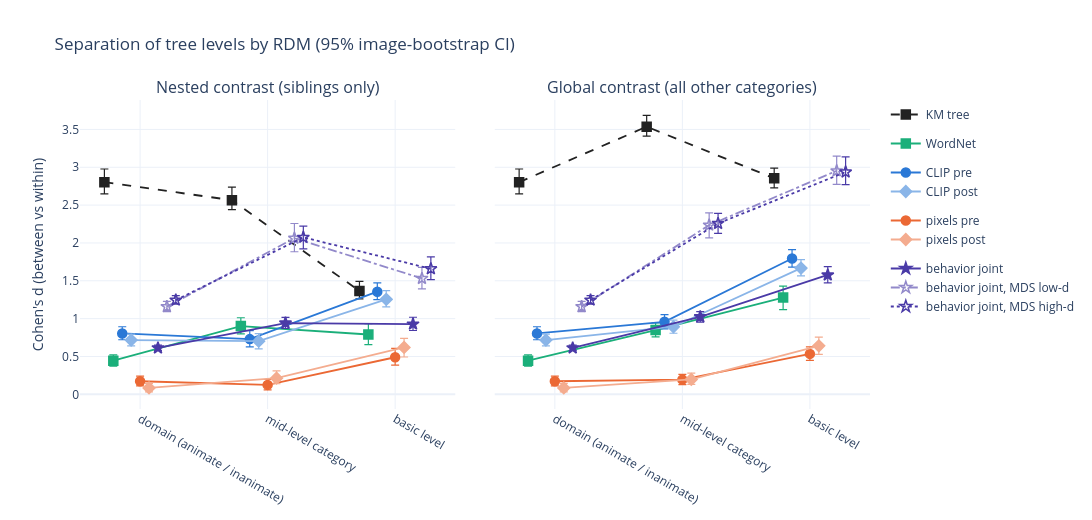

Here is the notebook cell this chart was saved with:
### Markdown cell above
## 4.3 Bootstrap CIs and the H1b ordering test

Stimuli are the sampling unit, so every d (global and nested) gets a 95% percentile CI from 1000 image-bootstrap draws. The per-pair "same category at level L" indicators are resampled together with the distances (as extra condensed arrays), so group membership stays consistent in each draw. H1b predicts d(L1) > d(L2) and d(L2) > d(L3); we test both on the nested contrast through the bootstrap distribution of each difference (CI, and the fraction of draws in the predicted direction). The global contrast is shown for comparison.

### Code cell
table = ls.separation_table(RDMS, n_boot=N_BOOT, cache_dir=CACHE)
show = table.assign(txt=lambda t: t["d"].map("{:.2f}".format) + " [" + t["ci_lo"].map("{:.2f}".format) + ", " + t["ci_hi"].map("{:.2f}".format) + "]")
for contrast in ls.CONTRASTS:
    print(f"d [95% CI], {contrast} contrast")
    print(show[show["contrast"] == contrast].pivot(index="rdm", columns="level", values="txt").loc[list(RDMS)].to_string())
    print()
ls.fig_levels(table).show()

### Figure 1 — Plotly figure (JSON) as saved in the notebook; plotly's stock layout.template omitted (floating-point values rounded to 4 significant figures)
{"data": [{"error_y": {"array": [0.174, 0.1728, 0.1263], "arrayminus": [0.1551, 0.1246, 0.1036], "symmetric": false, "thickness": 1.2, "type": "data"}, "legendgroup": "km", "line": {"color": "#222222", "dash": "dash", "width": 1.8}, "marker": {"color": "#222222", "line": {"color": "#222222", "width": 1.5}, "size": 9, "symbol": "square"}, "mode": "lines+markers", "name": "KM tree", "showlegend": true, "type": "scatter", "x": [0.72, 1.72, 2.72], "xaxis": "x", "y": [2.803, 2.565, 1.365], "yaxis": "y"}, {"error_y": {"array": [0.0768, 0.11, 0.1436], "arrayminus": [0.07243, 0.1022, 0.1324], "symmetric": false, "thickness": 1.2, "type": "data"}, "legendgroup": "wn", "line": {"color": "#1baf7a", "dash": "solid", "width": 1.8}, "marker": {"color": "#1baf7a", "line": {"color": "#1baf7a", "width": 1.5}, "size": 9, "symbol": "square"}, "mode": "lines+markers", "name": "WordNet", "showlegend": true, "type": "scatter", "x": [0.79, 1.79, 2.79], "xaxis": "x", "y": [0.4438, 0.9014, 0.7902], "yaxis": "y"}, {"error_y": {"array": [0.08881, 0.1111, 0.116], "arrayminus": [0.08321, 0.102, 0.1055], "symmetric": false, "thickness": 1.2, "type": "data"}, "legendgroup": "clip", "line": {"color": "#2a78d6", "dash": "solid", "width": 1.8}, "marker": {"color": "#2a78d6", "line": {"color": "#2a78d6", "width": 1.5}, "size": 9, "symbol": "circle"}, "mode": "lines+markers", "name": "CLIP pre", "showlegend": true, "type": "scatter", "x": [0.86, 1.86, 2.86], "xaxis": "x", "y": [0.8043, 0.7296, 1.356], "yaxis": "y"}, {"error_y": {"array": [0.07966, 0.1002, 0.1157], "arrayminus": [0.07754, 0.1005, 0.09873], "symmetric": false, "thickness": 1.2, "type": "data"}, "legendgroup": "clip", "line": {"color": "#8ab5e8", "dash": "solid", "width": 1.8}, "marker": {"color": "#8ab5e8", "line": {"color": "#8ab5e8", "width": 1.5}, "size": 9, "symbol": "diamond"}, "mode": "lines+markers", "name": "CLIP post", "showlegend": true, "type": "scatter", "x": [0.93, 1.93, 2.93], "xaxis": "x", "y": [0.7169, 0.702, 1.255], "yaxis": "y"}, {"error_y": {"array": [0.06825, 0.07121, 0.1185], "arrayminus": [0.06149, 0.06707, 0.1046], "symmetric": false, "thickness": 1.2, "type": "data"}, "legendgroup": "sens", "line": {"color": "#eb6834", "dash": "solid", "width": 1.8}, "marker": {"color": "#eb6834", "line": {"color": "#eb6834", "width": 1.5}, "size": 9, "symbol": "circle"}, "mode": "lines+markers", "name": "pixels pre", "showlegend": true, "type": "scatter", "x": [1.0, 2.0, 3.0], "xaxis": "x", "y": [0.1725, 0.1248, 0.4898], "yaxis": "y"}, {"error_y": {"array": [0.06072, 0.09463, 0.1194], "arrayminus": [0.05302, 0.07406, 0.1267], "symmetric": false, "thickness": 1.2, "type": "data"}, "legendgroup": "sens", "line": {"color": "#f4ac8f", "dash": "solid", "width": 1.8}, "marker": {"color": "#f4ac8f", "line": {"color": "#f4ac8f", "width": 1.5}, "size": 9, "symbol": "diamond"}, "mode": "lines+markers", "name": "pixels post", "showlegend": true, "type": "scatter", "x": [1.07, 2.07, 3.07], "xaxis": "x", "y": [0.0845, 0.2138, 0.6198], "yaxis": "y"}, {"error_y": {"array": [0.03602, 0.07473, 0.09034], "arrayminus": [0.03359, 0.0719, 0.08475], "symmetric": false, "thickness": 1.2, "type": "data"}, "legendgroup": "behav", "line": {"color": "#4a3aa7", "dash": "solid", "width": 1.8}, "marker": {"color": "#4a3aa7", "line": {"color": "#4a3aa7", "width": 1.5}, "size": 9, "symbol": "star"}, "mode": "lines+markers", "name": "behavior joint", "showlegend": true, "type": "scatter", "x": [1.14, 2.14, 3.14], "xaxis": "x", "y": [0.6126, 0.9414, 0.9277], "yaxis": "y"}, {"error_y": {"array": [0.06995, 0.1947, 0.147], "arrayminus": [0.06489, 0.179, 0.1373], "symmetric": false, "thickness": 1.2, "type": "data"}, "legendgroup": "behav", "line": {"color": "#9289ca", "dash": "dashdot", "width": 1.8}, "marker": {"color": "#9289ca", "line": {"color": "#9289ca", "width": 1.5}, "size": 9, "symbol": "star-open"}, "mode": "lines+markers", "name": "behavior joint, MDS low-d", "showlegend": true, "type": "scatter", "x": [1.21, 2.21, 3.21], "xaxis": "x", "y": [1.159, 2.062, 1.531], "yaxis": "y"}, {"error_y": {"array": [0.05992, 0.1479, 0.1586], "arrayminus": [0.05474, 0.1523, 0.1441], "symmetric": false, "thickness": 1.2, "type": "data"}, "legendgroup": "behav", "line": {"color": "#4a3aa7", "dash": "dot", "width": 1.8}, "marker": {"color": "#4a3aa7", "line": {"color": "#4a3aa7", "width": 1.5}, "size": 9, "symbol": "star-open"}, "mode": "lines+markers", "name": "behavior joint, MDS high-d", "showlegend": true, "type": "scatter", "x": [1.28, 2.28, 3.28], "xaxis": "x", "y": [1.245, 2.074, 1.658], "yaxis": "y"}, {"error_y": {"array": [0.174, 0.1479, 0.1346], "arrayminus": [0.1551, 0.1253, 0.1266], "symmetric": false, "thickness": 1.2, "type": "data"}, "legendgroup": "km", "line": {"color": "#222222", "dash": "dash", "width": 1.8}, "marker": {"color": "#222222", "line": {"color": "#222222", "width": 1.5}, "size": 9, "symbol": "square"}, "mode": "lines+markers", "name": "KM tree", "showlegend": false, "type": "scatter", "x": [0.72, 1.72, 2.72], "xaxis": "x2", "y": [2.803, 3.537, 2.853], "yaxis": "y2"}, {"error_y": {"array": [0.0768, 0.09431, 0.1525], "arrayminus": [0.07243, 0.09175, 0.1578], "symmetric": false, "thickness": 1.2, "type": "data"}, "legendgroup": "wn", "line": {"color": "#1baf7a", "dash": "solid", "width": 1.8}, "marker": {"color": "#1baf7a", "line": {"color": "#1baf7a", "width": 1.5}, "size": 9, "symbol": "square"}, "mode": "lines+markers", "name": "WordNet", "showlegend": false, "type": "scatter", "x": [0.79, 1.79, 2.79], "xaxis": "x2", "y": [0.4438, 0.8496, 1.278], "yaxis": "y2"}, {"error_y": {"array": [0.08881, 0.09579, 0.117], "arrayminus": [0.08321, 0.09321, 0.1144], "symmetric": false, "thickness": 1.2, "type": "data"}, "legendgroup": "clip", "line": {"color": "#2a78d6", "dash": "solid", "width": 1.8}, "marker": {"color": "#2a78d6", "line": {"color": "#2a78d6", "width": 1.5}, "size": 9, "symbol": "circle"}, "mode": "lines+markers", "name": "CLIP pre", "showlegend": false, "type": "scatter", "x": [0.86, 1.86, 2.86], "xaxis": "x2", "y": [0.8043, 0.9579, 1.795], "yaxis": "y2"}, {"error_y": {"array": [0.07966, 0.08823, 0.1127], "arrayminus": [0.07754, 0.08629, 0.1039], "symmetric": false, "thickness": 1.2, "type": "data"}, "legendgroup": "clip", "line": {"color": "#8ab5e8", "dash": "solid", "width": 1.8}, "marker": {"color": "#8ab5e8", "line": {"color": "#8ab5e8", "width": 1.5}, "size": 9, "symbol": "diamond"}, "mode": "lines+markers", "name": "CLIP post", "showlegend": false, "type": "scatter", "x": [0.93, 1.93, 2.93], "xaxis": "x2", "y": [0.7169, 0.8931, 1.668], "yaxis": "y2"}, {"error_y": {"array": [0.06825, 0.06824, 0.09251], "arrayminus": [0.06149, 0.06522, 0.08664], "symmetric": false, "thickness": 1.2, "type": "data"}, "legendgroup": "sens", "line": {"color": "#eb6834", "dash": "solid", "width": 1.8}, "marker": {"color": "#eb6834", "line": {"color": "#eb6834", "width": 1.5}, "size": 9, "symbol": "circle"}, "mode": "lines+markers", "name": "pixels pre", "showlegend": false, "type": "scatter", "x": [1.0, 2.0, 3.0], "xaxis": "x2", "y": [0.1725, 0.1946, 0.5342], "yaxis": "y2"}, {"error_y": {"array": [0.06072, 0.08145, 0.1154], "arrayminus": [0.05302, 0.06545, 0.1123], "symmetric": false, "thickness": 1.2, "type": "data"}, "legendgroup": "sens", "line": {"color": "#f4ac8f", "dash": "solid", "width": 1.8}, "marker": {"color": "#f4ac8f", "line": {"color": "#f4ac8f", "width": 1.5}, "size": 9, "symbol": "diamond"}, "mode": "lines+markers", "name": "pixels post", "showlegend": false, "type": "scatter", "x": [1.07, 2.07, 3.07], "xaxis": "x2", "y": [0.0845, 0.1975, 0.6408], "yaxis": "y2"}, {"error_y": {"array": [0.03602, 0.06774, 0.1103], "arrayminus": [0.03359, 0.06988, 0.1047], "symmetric": false, "thickness": 1.2, "type": "data"}, "legendgroup": "behav", "line": {"color": "#4a3aa7", "dash": "solid", "width": 1.8}, "marker": {"color": "#4a3aa7", "line": {"color": "#4a3aa7", "width": 1.5}, "size": 9, "symbol": "star"}, "mode": "lines+markers", "name": "behavior joint", "showlegend": false, "type": "scatter", "x": [1.14, 2.14, 3.14], "xaxis": "x2", "y": [0.6126, 1.025, 1.577], "yaxis": "y2"}, {"error_y": {"array": [0.06995, 0.162, 0.1951], "arrayminus": [0.06489, 0.1675, 0.18], "symmetric": false, "thickness": 1.2, "type": "data"}, "legendgroup": "behav", "line": {"color": "#9289ca", "dash": "dashdot", "width": 1.8}, "marker": {"color": "#9289ca", "line": {"color": "#9289ca", "width": 1.5}, "size": 9, "symbol": "star-open"}, "mode": "lines+markers", "name": "behavior joint, MDS low-d", "showlegend": false, "type": "scatter", "x": [1.21, 2.21, 3.21], "xaxis": "x2", "y": [1.159, 2.235, 2.953], "yaxis": "y2"}, {"error_y": {"array": [0.05992, 0.1326, 0.1994], "arrayminus": [0.05474, 0.1311, 0.1656], "symmetric": false, "thickness": 1.2, "type": "data"}, "legendgroup": "behav", "line": {"color": "#4a3aa7", "dash": "dot", "width": 1.8}, "marker": {"color": "#4a3aa7", "line": {"color": "#4a3aa7", "width": 1.5}, "size": 9, "symbol": "star-open"}, "mode": "lines+markers", "name": "behavior joint, MDS high-d", "showlegend": false, "type": "scatter", "x": [1.28, 2.28, 3.28], "xaxis": "x2", "y": [1.245, 2.257, 2.937], "yaxis": "y2"}], "layout": {"annotations": [{"font": {"size": 16}, "showarrow": false, "text": "Nested contrast (siblings only)", "x": 0.2375, "xanchor": "center", "xref": "paper", "y": 1.0, "yanchor": "bottom", "yref": "paper"}, {"font": {"size": 16}, "showarrow": false, "text": "Global contrast (all other categories)", "x": 0.7625, "xanchor": "center", "xref": "paper", "y": 1.0, "yanchor": "bottom", "yref": "paper"}], "height": 520, "title": {"text": "Separation of tree levels by RDM (95% image-bootstrap CI)"}, "width": 1100, "xaxis": {"anchor": "y", "domain": [0.0, 0.475], "tickmode": "array", "ticktext": ["domain (animate / inanimate)", "mid-level category", "basic level"], "tickvals": [1, 2, 3]}, "xaxis2": {"anchor": "y2", "domain": [0.525, 1.0], "tickmode": "array", "ticktext": ["domain (animate / inanimate)", "mid-level category", "basic level"], "tickvals": [1, 2, 3]}, "yaxis": {"anchor": "x", "domain": [0.0, 1.0], "title": {"text": "Cohen's d (between vs within)"}}, "yaxis2": {"anchor": "x2", "domain": [0.0, 1.0], "matches": "y", "showticklabels": false}}}
